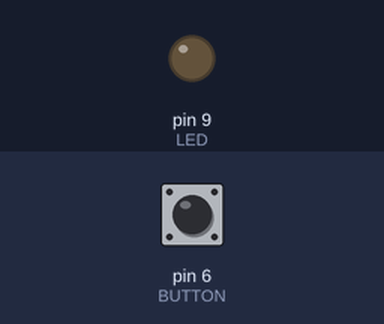
The sketch below on a simulated Arduino Uno, built with avr-gcc and run on an emulated ATmega328P. Parts: output pins drawn as LEDs (lit = HIGH). Inputs (shaded band) come from the test bench; at power-on: pin 6 (BUTTON) LOW.

Above: at 1.2 s.
1.3 s: pin 6 (BUTTON) pulled HIGH for 1 s
At 3.5 s:
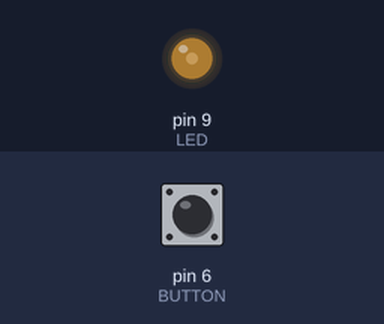
3.8 s: pin 6 (BUTTON) pulled HIGH for 3.2 s
At 8.2 s:
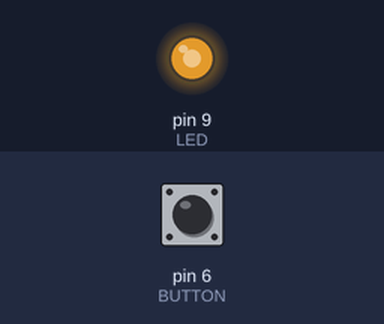
8.5 s: pin 6 (BUTTON) pulled HIGH for 1 s
At 10.2 s:
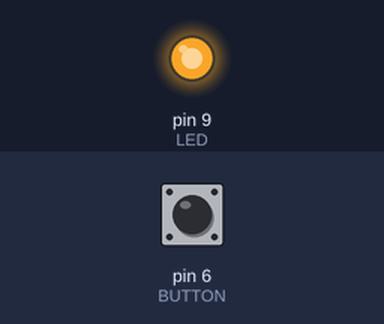
Timing chart, 0 to 11.7 s (numbered marks = the images above; inputs shaded):
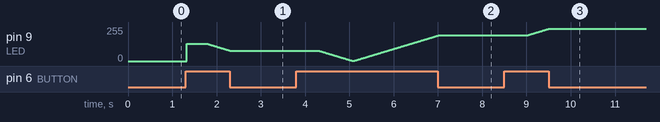

Measured:
- after the input at 8.5 s, pin 9 (LED): moves from 192/255 to 242/255 over 0.49 s, starting after 0.51 s

The sketch:

sketch_dim_in_and_out.ino
```cpp
const int LED = 9;
const int BUTTON = 6;
int val = 0;
int oldVal = 0;
int state = 0;
int brightness = 128;
int increase = 0;
unsigned long startTime = 0;

void setup()
{
  pinMode(LED, OUTPUT);
  pinMode(BUTTON, INPUT);
}

void loop()
{
  val = digitalRead(BUTTON);

  if (val == HIGH && oldVal == LOW) //button pressed
  {
    state = 1;// - state;
    increase == 1;
    startTime = millis();
    delay(30);
  }
  else if (val == LOW && oldVal == HIGH)
  {
    increase == 1;
    startTime = millis();
    delay(30);
  }

  if (val == HIGH && oldVal == HIGH) //if the button is being pressed
  {
    if (state == 1 && (millis() - startTime) > 500) //if we've held down the button more than 500ms
    {
       if (increase == 1)
       {
         brightness++;
       }
       else
       {
         brightness--;
       }

       delay(10);

       if (brightness > 254)
       {
         increase = 0;
//         brightness = 0;
       }
       else if (brightness < 1)
       {
         increase = 1;
       }
    }
  }

//  for (int i=0;i < 255; i++)
//  {
//    analogWrite(LED, i);
//    delay(10);
//  }
//
//  for (int i = 255; i > 0; i--)
//  {
//    analogWrite(LED, i);
//    delay(10);
//  }

  oldVal = val;

  if (state == 1)
  {
    analogWrite(LED, brightness);
  }
  else
  {
    analogWrite(LED, 0);
  }
}
```
